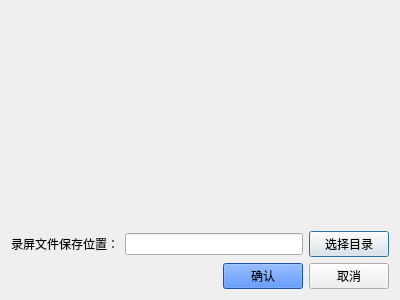
<?xml version="1.0" encoding="UTF-8"?>
<ui version="4.0">
 <class>DialogSet</class>
 <widget class="QDialog" name="DialogSet">
  <property name="geometry">
   <rect>
    <x>0</x>
    <y>0</y>
    <width>400</width>
    <height>300</height>
   </rect>
  </property>
  <property name="windowTitle">
   <string>Dialog</string>
  </property>
  <layout class="QVBoxLayout" name="verticalLayout">
   <item>
    <spacer name="verticalSpacer">
     <property name="orientation">
      <enum>Qt::Vertical</enum>
     </property>
     <property name="sizeHint" stdset="0">
      <size>
       <width>20</width>
       <height>40</height>
      </size>
     </property>
    </spacer>
   </item>
   <item>
    <layout class="QHBoxLayout" name="horizontalLayout_2">
     <item>
      <widget class="QLabel" name="label_filelocation">
       <property name="text">
        <string>录屏文件保存位置：</string>
       </property>
      </widget>
     </item>
     <item>
      <widget class="QLineEdit" name="lineedit_directoryaddress"/>
     </item>
     <item>
      <widget class="QPushButton" name="btn_selectdirectory">
       <property name="text">
        <string>选择目录</string>
       </property>
      </widget>
     </item>
    </layout>
   </item>
   <item>
    <layout class="QHBoxLayout" name="horizontalLayout">
     <item>
      <spacer name="horizontalSpacer">
       <property name="orientation">
        <enum>Qt::Horizontal</enum>
       </property>
       <property name="sizeHint" stdset="0">
        <size>
         <width>40</width>
         <height>20</height>
        </size>
       </property>
      </spacer>
     </item>
     <item>
      <widget class="QPushButton" name="btn_confirm">
       <property name="styleSheet">
        <string notr="true">background-color: rgb(43, 113, 237);</string>
       </property>
       <property name="text">
        <string>确认</string>
       </property>
      </widget>
     </item>
     <item>
      <widget class="QPushButton" name="btn_cancel">
       <property name="text">
        <string>取消</string>
       </property>
      </widget>
     </item>
    </layout>
   </item>
  </layout>
 </widget>
 <resources/>
 <connections/>
</ui>
